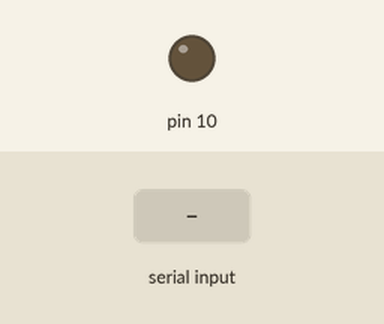
A sketch run on a simulated Arduino Uno, built with avr-gcc and run on an emulated ATmega328P. On the bench: output pins drawn as LEDs (lit = HIGH). The test bench sets the inputs (shaded band).

Above: at 1.2 s.
1.3 s: "1" received over Serial
At 2.4 s:
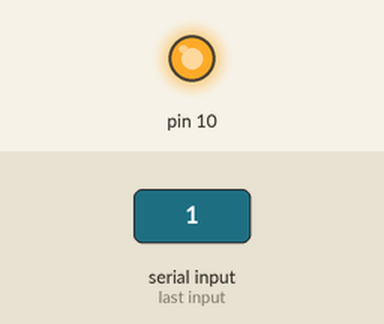
2.8 s: "0" received over Serial
At 3.6 s:
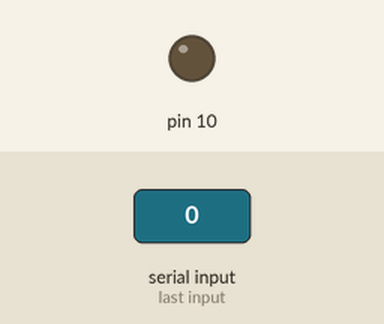
4.3 s: "2" received over Serial
At 4.7 s:
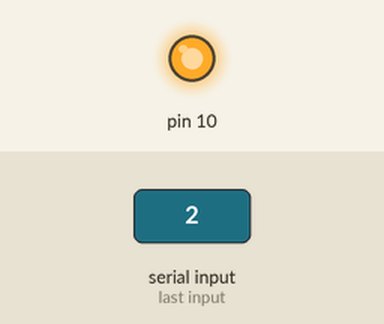
Timing chart, 0 to 7.3 s (numbered marks = the images above; inputs shaded):
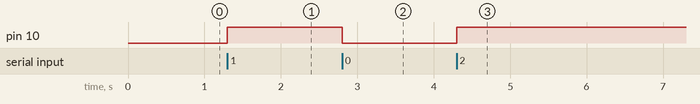

The sketch:

UmLedLigaDesliga.ino
```cpp
void setup() {
  // put your setup code here, to run once:
  pinMode(10, OUTPUT);
  Serial.begin(115200);
}

void loop() {
  // put your main code here, to run repeatedly:
  int valor_recebido;
  if (Serial.available()){
    valor_recebido = Serial.read();
    if (valor_recebido == '0'){
      digitalWrite(10, LOW);
    } else {
      digitalWrite(10, HIGH);
    }
  }
}
```

Measured:
- after the input at 1.3 s, pin 10: LOW → HIGH at once
- after the input at 2.8 s, pin 10: HIGH → LOW at once
- after the input at 4.3 s, pin 10: LOW → HIGH at once
